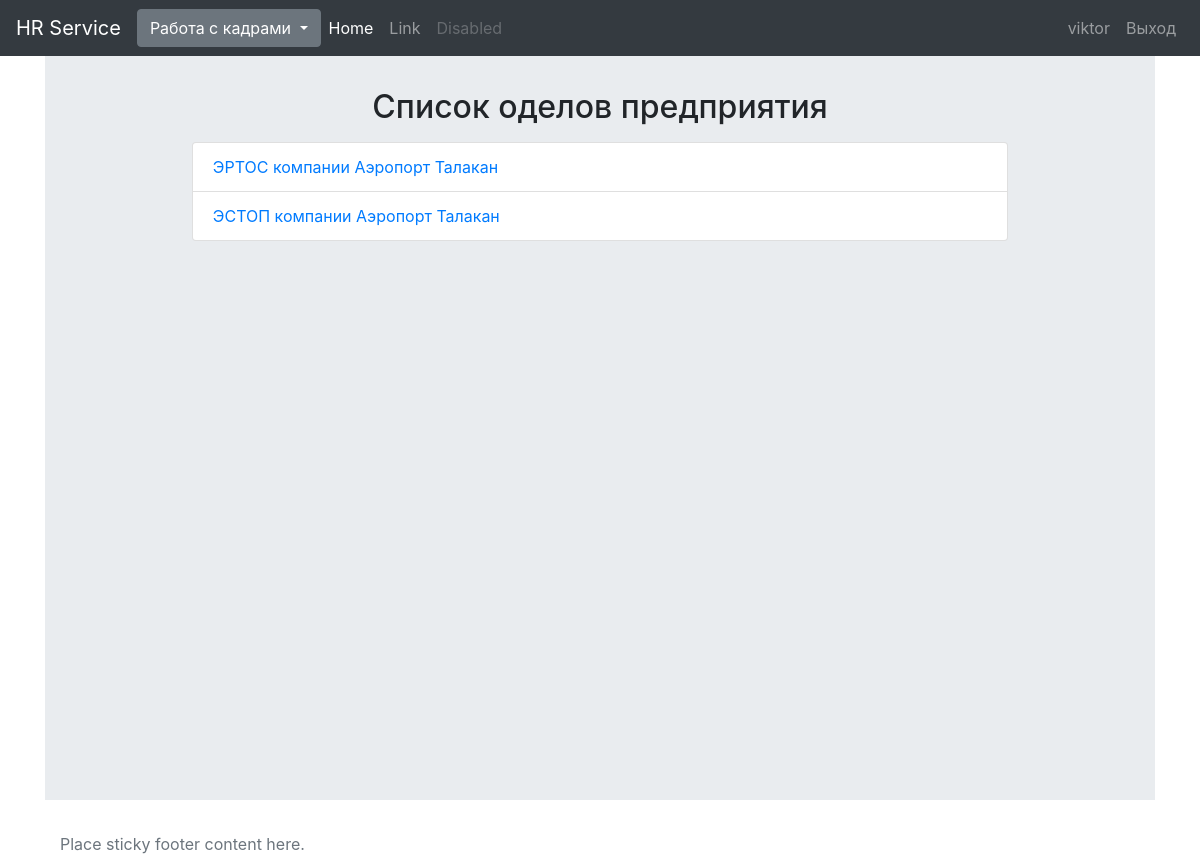
Page /company_departament/ (signed in) on the earlier database version.
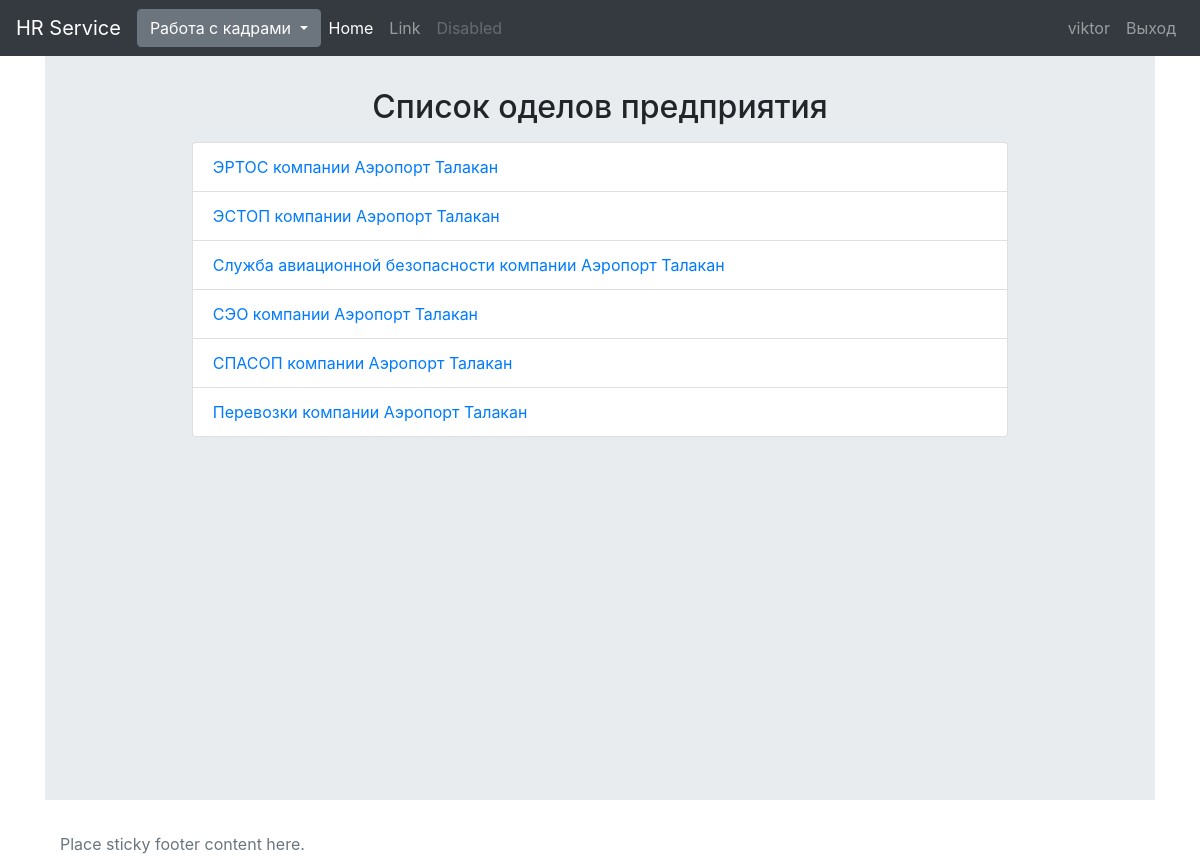
Same page on the later database version.
### hrapp/models.py (models this page shows, shortened)
class Departament(models.Model):
    title_dep = models.CharField(max_length=50)
    company = models.ForeignKey(Company, on_delete=models.CASCADE)

class Company(models.Model):
    title_com = models.CharField(max_length=50)

### hrapp/views.py (the view)
# urls.py: path('company_departament/', hr_views.departamentlist, name='departamentlist'),
def departamentlist(request):
    worker = Worker.objects.get(user=request.user)
    departamentlist = Departament.objects.filter(company=worker.position.departament.company)
    return render(request, 'hrapp/worklist/departamentlist.html', {'departamentlist': departamentlist})

### hrapp/templates/hrapp/worklist/departamentlist.html
{% extends 'hrapp/base.html' %}
{% block namepage %}
    Список оделов предприятия
{% endblock namepage %}
{% block content %}
    <ul class="list-group">
        {% for departament in departamentlist %}
            <li class="list-group-item">
                <a href="{% url 'departamentdetale' pk=departament.pk %}">{{ departament.title_dep }}
                    компании {{ departament.company.title_com }}</a>
            </li>
        {% endfor %}
    </ul>
{% endblock content %}

### hrapp/templates/hrapp/base.html (shortened to what this page needs)
{% load static %}
<!doctype html>
<html lang="en">
<head>
    <link rel="stylesheet" href="{% static 'css/bootstrap.min.css' %}">
    <link rel="stylesheet" href="{% static 'css/mycss.css' %}">
</head>
<body class="container">
<header>
    <nav class="navbar navbar-expand-md navbar-dark fixed-top bg-dark">
        <a class="navbar-brand" href="{% url 'home' %}">HR Service</a>
        <div class="collapse navbar-collapse" id="navbarCollapse">
            <div class="dropdown open">
                <button class="btn btn-secondary dropdown-toggle" type="button" id="dropdownMenuButton"
                        data-toggle="dropdown" aria-haspopup="true" aria-expanded="false">
                    Работа с кадрами
                </button>
            </div>
            <ul class="navbar-nav mr-auto">
                <li class="nav-item active">
                    <a class="nav-link" href="#">Home <span class="sr-only">(current)</span></a>
                </li>
                <li class="nav-item">
                    <a class="nav-link" href="#">Link</a>
                </li>
                <li class="nav-item">
                    <a class="nav-link disabled" href="#">Disabled</a>
                </li>
            </ul>
            {% if  user.is_authenticated %}
                <ul class="navbar-nav  text-right">
                    <li class="nav-item ">
                        <a class="nav-link" href="#"> {{ user }} <span class="sr-only">(current)</span></a>
                    </li>
                    <li class="nav-item">
                        <a class="nav-link" href="{% url 'sign_out' %}">Выход</a>
                    </li>
                </ul>
            {% endif %}
        </div>
    </nav>
</header>
<main role="main" class="container jumbotron jumbotron-fluid " style="height: 100vh"><br>
    <h2 class="text-center">{% block namepage %}{% endblock namepage %}</h2>
    <div class="d-flex bd-highlight ">
        <div class="p-2 w-75 align-content-center container bd-highlight ">
            {% block content %}
            {% endblock content %}
        </div>
    </div>
</main>
<footer class="footer">
    <div class="container">
        <span class="text-muted">Place sticky footer content here.</span>
    </div>
</footer>
</body>
</html>

Differences in the rows shown:
added Departament: title_dep "Служба авиационной безопасности", company.title_com "Аэропорт Талакан"
added Departament: title_dep "СЭО", company.title_com "Аэропорт Талакан"
added Departament: title_dep "СПАСОП", company.title_com "Аэропорт Талакан"
added Departament: title_dep "Перевозки", company.title_com "Аэропорт Талакан"
